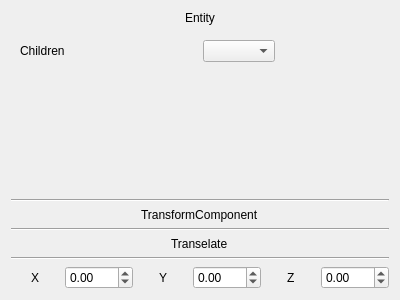
<?xml version="1.0" encoding="UTF-8"?>
<ui version="4.0">
 <class>EntityForm</class>
 <widget class="QWidget" name="EntityForm">
  <property name="geometry">
   <rect>
    <x>0</x>
    <y>0</y>
    <width>400</width>
    <height>300</height>
   </rect>
  </property>
  <property name="windowTitle">
   <string>EntityForm</string>
  </property>
  <layout class="QVBoxLayout" name="verticalLayout_4">
   <item>
    <layout class="QVBoxLayout" name="LayOut">
     <item alignment="Qt::AlignHCenter|Qt::AlignTop">
      <widget class="QLabel" name="Entity">
       <property name="text">
        <string>Entity</string>
       </property>
      </widget>
     </item>
     <item>
      <widget class="QWidget" name="horizontalWidget_2" native="true">
       <property name="sizePolicy">
        <sizepolicy hsizetype="Preferred" vsizetype="Preferred">
         <horstretch>0</horstretch>
         <verstretch>0</verstretch>
        </sizepolicy>
       </property>
       <property name="minimumSize">
        <size>
         <width>376</width>
         <height>20</height>
        </size>
       </property>
       <layout class="QHBoxLayout" name="horizontalLayout_4">
        <item alignment="Qt::AlignLeft">
         <widget class="QLabel" name="label">
          <property name="text">
           <string>Children</string>
          </property>
         </widget>
        </item>
        <item alignment="Qt::AlignLeft">
         <widget class="QComboBox" name="Children">
          <property name="sizePolicy">
           <sizepolicy hsizetype="Expanding" vsizetype="Preferred">
            <horstretch>0</horstretch>
            <verstretch>0</verstretch>
           </sizepolicy>
          </property>
          <property name="sizeAdjustPolicy">
           <enum>QComboBox::AdjustToContents</enum>
          </property>
         </widget>
        </item>
       </layout>
      </widget>
     </item>
     <item>
      <spacer name="verticalSpacer">
       <property name="orientation">
        <enum>Qt::Vertical</enum>
       </property>
       <property name="sizeHint" stdset="0">
        <size>
         <width>20</width>
         <height>40</height>
        </size>
       </property>
      </spacer>
     </item>
     <item>
      <widget class="Line" name="line_3">
       <property name="orientation">
        <enum>Qt::Horizontal</enum>
       </property>
      </widget>
     </item>
     <item>
      <layout class="QVBoxLayout" name="Transform">
       <item alignment="Qt::AlignHCenter">
        <widget class="QLabel" name="TransformComponent">
         <property name="text">
          <string>TransformComponent</string>
         </property>
        </widget>
       </item>
       <item>
        <widget class="Line" name="line">
         <property name="orientation">
          <enum>Qt::Horizontal</enum>
         </property>
        </widget>
       </item>
       <item alignment="Qt::AlignHCenter">
        <widget class="QLabel" name="Transelate">
         <property name="text">
          <string>Transelate</string>
         </property>
        </widget>
       </item>
       <item>
        <widget class="Line" name="line_2">
         <property name="orientation">
          <enum>Qt::Horizontal</enum>
         </property>
        </widget>
       </item>
       <item>
        <layout class="QHBoxLayout" name="horizontalLayout_2">
         <item alignment="Qt::AlignHCenter">
          <widget class="QLabel" name="X">
           <property name="text">
            <string>X</string>
           </property>
          </widget>
         </item>
         <item alignment="Qt::AlignHCenter">
          <widget class="QDoubleSpinBox" name="xValue">
           <property name="accessibleName">
            <string>xValue</string>
           </property>
           <property name="minimum">
            <double>-100.000000000000000</double>
           </property>
           <property name="maximum">
            <double>100.000000000000000</double>
           </property>
           <property name="singleStep">
            <double>0.100000000000000</double>
           </property>
          </widget>
         </item>
         <item alignment="Qt::AlignHCenter">
          <widget class="QLabel" name="Y">
           <property name="text">
            <string>Y</string>
           </property>
          </widget>
         </item>
         <item alignment="Qt::AlignHCenter">
          <widget class="QDoubleSpinBox" name="yValue">
           <property name="minimum">
            <double>-100.000000000000000</double>
           </property>
           <property name="maximum">
            <double>100.000000000000000</double>
           </property>
           <property name="singleStep">
            <double>0.100000000000000</double>
           </property>
          </widget>
         </item>
         <item alignment="Qt::AlignHCenter">
          <widget class="QLabel" name="Z">
           <property name="text">
            <string>Z</string>
           </property>
          </widget>
         </item>
         <item alignment="Qt::AlignHCenter">
          <widget class="QDoubleSpinBox" name="zValue">
           <property name="minimum">
            <double>-100.000000000000000</double>
           </property>
           <property name="maximum">
            <double>100.000000000000000</double>
           </property>
           <property name="singleStep">
            <double>0.100000000000000</double>
           </property>
          </widget>
         </item>
        </layout>
       </item>
      </layout>
     </item>
    </layout>
   </item>
  </layout>
 </widget>
 <resources/>
 <connections/>
</ui>
